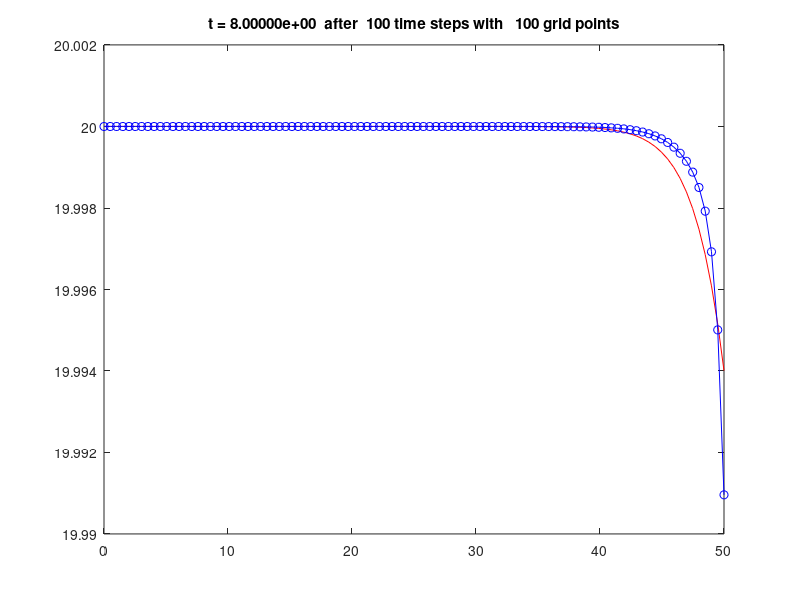

MATLAB code for this plot:
function Crank_Nicolson()

v = 10;
Diff = 0.5*v;

xl = 0;
xr = 50;
nx = 100;
tfinal = 8;

dx = (xr-xl)/nx;
dt = 0.08;
x = linspace(xl,xr,nx)';

nsteps = round(tfinal/dt);
nplot = 1;

tn = 0;
u0 = zeros(size(x));
u0(1) = 20.0;
u0(end) = 0;
u = u0;

ufine = u0(1)/2*(erfc((x-v*tn)/sqrt(4*Diff*tn))+exp(x*v/Diff).*erfc((x+v*tn)/sqrt(4*Diff*tn)));
plot(x,ufine,'r',x,u,'bo-')
drawnow

alpha = -v*dt/dx/4;
beta = Diff*dt/dx^2/2;
A = (alpha - beta) * ones(size(u));
A(1) = 0;
A(end) = 0;
B = (1 + 2*beta) * ones(size(u));
B(1) = 1;
B(end) = 1;
C = (-alpha - beta) * ones(size(u));
C(1) = 0;
C(end) = 0;
D = zeros(size(u));
I = (2:nx-1)';

for n = 1 : nsteps
    tnp = tn + dt;
    
    D(I) = (-alpha+beta)*u(I-1)+(1-2*beta)*u(I)+(alpha+beta)*u(I+1);
    D(1) = 20;
    D(end) = 2*u(nx-1)-u(nx-2);
    
    u = TDMAsolver(A, B, C, D);
    if mod(n,nplot)==0 || n==nsteps
        ufine = u0(1)/2*(erfc((x-v*tnp)/sqrt(4*Diff*tnp))+exp(x*v/Diff).*erfc((x+v*tnp)/sqrt(4*Diff*tnp)));
        plot(x,ufine,'r',x,u,'bo-')
        title(sprintf('t = %9.5e  after %4i time steps with %5i grid points',...
                       tnp,n,nx))
        drawnow
    end
    
    tn = tnp;
end

end

%------------------------------------------------------------

function x = TDMAsolver(a,b,c,d)
%a, b, c are the column vectors for the compressed tridiagonal matrix, d is the right vector
n = length(d); % n is the number of rows
 
% Modify the first-row coefficients
c(1) = c(1) / b(1);    % Division by zero risk.
d(1) = d(1) / b(1);   
 
for i = 2:n-1
    temp = b(i) - a(i) * c(i-1);
    c(i) = c(i) / temp;
    d(i) = (d(i) - a(i) * d(i-1))/temp;
end
 
d(n) = (d(n) - a(n) * d(n-1))/( b(n) - a(n) * c(n-1));
 
% Now back substitute.
x(n) = d(n);
for i = n-1:-1:1
    x(i) = d(i) - c(i) * x(i + 1);
end
end